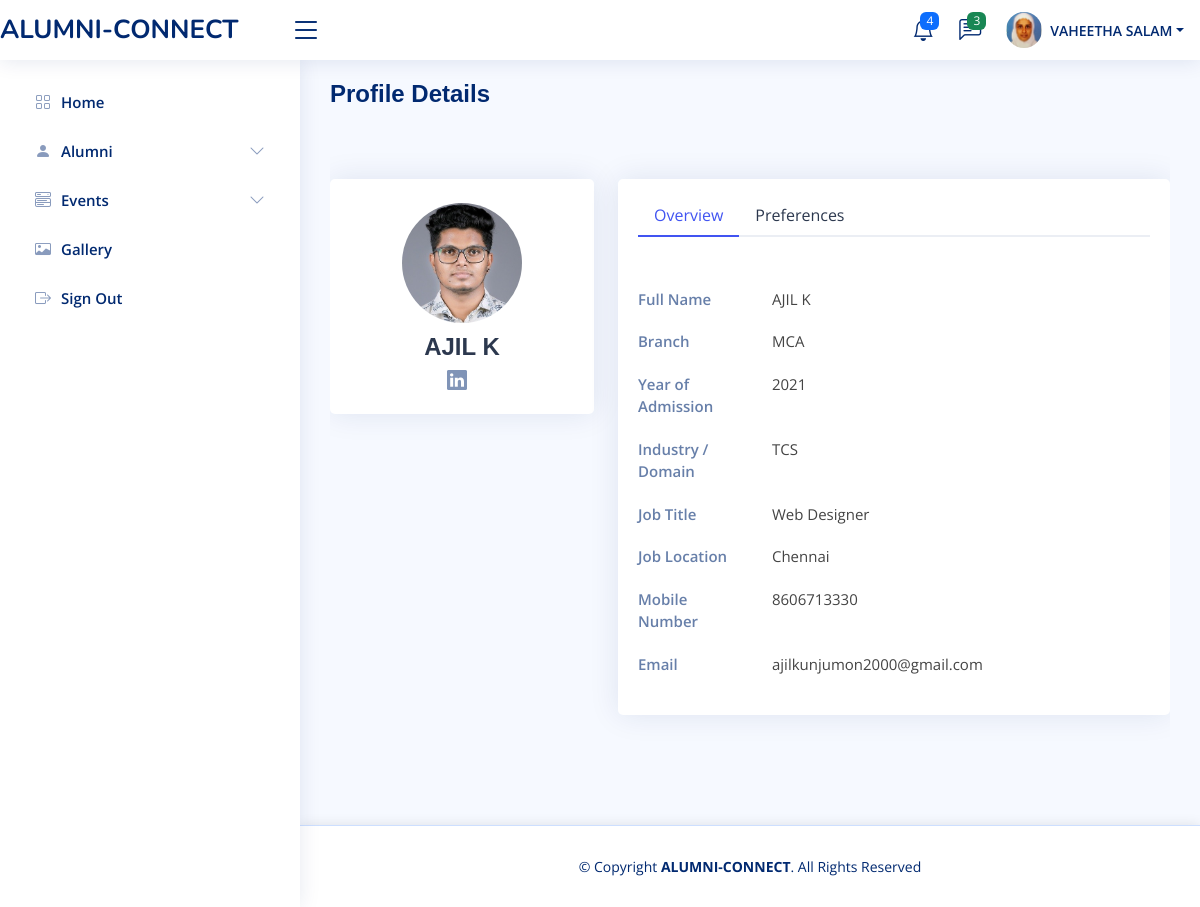
The app's page /alumnis/viewAlumni/ajilkunjumon2000@gmail.com (signed in) with its own data.
### alumnis/models.py (models this page shows)
class Faculty(models.Model):
  fname = models.CharField(max_length=255,default="")
  lname = models.CharField(max_length=255,default="")
  email = models.CharField(max_length=255)
  mobile = models.IntegerField(default=0)
  password = models.CharField(max_length=255)
  access = models.IntegerField(default=0)
  proPic = models.ImageField(upload_to='FacultyProPic/',default="")
  penNumber = models.IntegerField(default=0)

class AlumniProPic(models.Model):
  proPic = models.ImageField(upload_to='alumniProPic/')
  email = models.CharField(max_length=255,primary_key=True, default="")

class Alumnis(models.Model):
  fname = models.CharField(max_length=255,default="")
  lname = models.CharField(max_length=255,default="")
  email = models.CharField(max_length=255,primary_key=True)
  branch = models.CharField(max_length=255,default="")
  yoa = models.IntegerField(default=0)
  mobile = models.IntegerField(default=0)
  password = models.CharField(max_length=255)
  otp = models.IntegerField(default=0)
  verified = models.IntegerField(default=0)
  profile = models.IntegerField(default=0)

class AlumniProfile(models.Model):
  email = models.CharField(max_length=255,primary_key=True)
  specialization = models.CharField(max_length=255,default="")
  linkedID = models.CharField(max_length=255,default="")
  industry = models.CharField(max_length=255,default="")
  position = models.CharField(max_length=255,default="")
  location = models.CharField(max_length=255,default="")
  gf = models.IntegerField(default=0)
  cs = models.IntegerField(default=0)
  fi = models.IntegerField(default=0)
  research = models.IntegerField(default=0)
  fdp = models.IntegerField(default=0)
  mdp = models.IntegerField(default=0)
  iv = models.IntegerField(default=0)
  buddySys = models.IntegerField(default=0)
  consulting = models.IntegerField(default=0)
  sip = models.IntegerField(default=0)
  placements = models.IntegerField(default=0)
  ic = models.IntegerField(default=0)
  lps = models.IntegerField(default=0)
  csr = models.IntegerField(default=0)
  ssp = models.IntegerField(default=0)
  se = models.IntegerField(default=0)

### alumnis/views.py (the view)
# urls.py: path('viewAlumni/<str:email>', views.viewAlumni, name="viewAlumni"),
def viewAlumni(request,email):
  if 'email' in request.session:
    a=request.session.get('email')
    user = Faculty.objects.filter(email=a).values()
    pic = AlumniProPic.objects.filter(email=email).values()
    al = Alumnis.objects.filter(email=email).values()
    alumniDetails = AlumniProfile.objects.filter(email=email).values()
    template = loader.get_template('AdminAlumniPro.html')
    context = {
    'myFaculty': user,'pic' : pic,'details':alumniDetails,'alumni':al,
  }
    return HttpResponse(template.render(context, request))
  else:
    return redirect('index')

### alumnis/templates/AdminAlumniPro.html (shortened to what this page needs)
<!DOCTYPE html>
<html lang="en">
<head>
    {% load static %}
  <link href="{% static 'assets2/vendor/bootstrap/css/bootstrap.min.css' %}" rel="stylesheet">
  <link href="{% static 'assets2/vendor/bootstrap-icons/bootstrap-icons.css' %}" rel="stylesheet">
  <link href="{% static 'assets2/vendor/boxicons/css/boxicons.min.css' %}" rel="stylesheet">
  <link href="{% static 'assets2/vendor/quill/quill.snow.css' %}" rel="stylesheet">
  <link href="{% static 'assets2/vendor/quill/quill.bubble.css' %}" rel="stylesheet">
  <link href="{% static 'assets2/vendor/remixicon/remixicon.css' %}" rel="stylesheet">
  <link href="{% static 'assets2/vendor/simple-datatables/style.css' %}" rel="stylesheet">
  <link href="{% static 'assets2/css/style.css' %}" rel="stylesheet">
  <link href="{% static 'assets/css/style.css' %}" rel="stylesheet">
</head>
<body>
  {% include 'AdminHeader.html' %}
  {% include 'AdminSidebar.html' %}
  <main id="main" class="main">
    <div class="pagetitle">
      <h1>Profile Details</h1>
    </div>
    <section class="section profile">
      <div class="row">
        <div class="col-xl-4">
          <div class="card">
            <div class="card-body profile-card pt-4 d-flex flex-column align-items-center">
              {% if pic.0.proPic %}
                <img src="{% static 'media/' %}{{ pic.0.proPic }}"  alt="Profile" class="rounded-circle">
              {% else %}
                <img src="{% static 'assets2/img/profile-img.jpg' %}" alt="Profile" class="rounded-circle">
              {% endif %}
              <h2>{{ alumni.0.fname }} {{ alumni.0.lname }}</h2>
              <div class="social-links mt-2">
                <a href="{{ details.0.linkedID }}" target="_blank" class="linkedin"><i class="bi bi-linkedin"></i></a>
              </div>
            </div>
          </div>
        </div>
        <div class="col-xl-8">
          <div class="card">
            <div class="card-body pt-3">
              <ul class="nav nav-tabs nav-tabs-bordered">
                <li class="nav-item">
                  <button class="nav-link active" data-bs-toggle="tab" data-bs-target="#profile-overview">Overview</button>
                </li>
                <li class="nav-item">
                  <button class="nav-link" data-bs-toggle="tab" data-bs-target="#profile-settings">Preferences</button>
                </li>
              </ul>
              <div class="tab-content pt-2">
                <div class="tab-pane fade show active profile-overview" id="profile-overview">
                  <h5 class="card-title"></h5>
                  <div class="row">
                    <div class="col-lg-3 col-md-4 label ">Full Name</div>
                    <div class="col-lg-9 col-md-8">{{ alumni.0.fname }} {{ alumni.0.lname }}</div>
                  </div>
                  <div class="row">
                    <div class="col-lg-3 col-md-4 label ">Branch</div>
                    <div class="col-lg-9 col-md-8">{{ alumni.0.branch }}</div>
                  </div>
                  <div class="row">
                    <div class="col-lg-3 col-md-4 label ">Year of Admission</div>
                    <div class="col-lg-9 col-md-8">{{ alumni.0.yoa }}</div>
                  </div>
                  <div class="row">
                    <div class="col-lg-3 col-md-4 label">Industry / Domain</div>
                    <div class="col-lg-9 col-md-8">{{ details.0.industry }}</div>
                  </div>
                  <div class="row">
                    <div class="col-lg-3 col-md-4 label">Job Title</div>
                    <div class="col-lg-9 col-md-8">{{ details.0.position }}</div>
                  </div>
                  <div class="row">
                    <div class="col-lg-3 col-md-4 label">Job Location</div>
                    <div class="col-lg-9 col-md-8">{{ details.0.location }}</div>
                  </div>
                  <div class="row">
                    <div class="col-lg-3 col-md-4 label">Mobile Number</div>
                    <div class="col-lg-9 col-md-8">{{ alumni.0.mobile }}</div>
                  </div>
                  <div class="row">
                    <div class="col-lg-3 col-md-4 label">Email</div>
                    <div class="col-lg-9 col-md-8">{{ alumni.0.email }}</div>
                  </div>
                </div>
              </div>
            </div>
          </div>
        </div>
      </div>
    </section>
</main>
  <footer id="footer" class="footer">
    <div class="copyright">
      &copy; Copyright <strong><span>ALUMNI-CONNECT</span></strong>. All Rights Reserved
    </div>
  </footer>
</body>
</html>

### alumnis/templates/AdminHeader.html (shortened to what this page needs)
  {% load static %}
<header id="header" class="header fixed-top d-flex align-items-center">
    <div class="d-flex align-items-center justify-content-between">
      <a href="../" class="logo d-flex align-items-center">
        <span class="d-none d-lg-block">ALUMNI-CONNECT</span>
      </a>
      <i class="bi bi-list toggle-sidebar-btn"></i>
    </div>
    <nav class="header-nav ms-auto">
      <ul class="d-flex align-items-center">
        <li class="nav-item dropdown">
          <a class="nav-link nav-icon" href="#" data-bs-toggle="dropdown">
            <i class="bi bi-bell"></i>
            <span class="badge bg-primary badge-number">4</span>
          </a>
        </li>
        <li class="nav-item dropdown">
          <a class="nav-link nav-icon" href="#" data-bs-toggle="dropdown">
            <i class="bi bi-chat-left-text"></i>
            <span class="badge bg-success badge-number">3</span>
          </a>
        </li>
        <li class="nav-item dropdown pe-3">
          <a class="nav-link nav-profile d-flex align-items-center pe-0" href="#" data-bs-toggle="dropdown">
            {% if myFaculty.0.proPic %}
              <img src="{% static 'media/' %}{{ myFaculty.0.proPic }}" alt="Profile" class="rounded-circle">
            {% else %}
              <img src="{% static 'assets2/img/profile-img.jpg' %}" alt="Profile" class="rounded-circle">
            {% endif %}
            <span class="d-none d-md-block dropdown-toggle ps-2">{{ myFaculty.0.fname | upper }} {{ myFaculty.0.lname | upper }}</span>
          </a>
        </li>
      </ul>
    </nav>
  </header>

### alumnis/static/assets2/css/style.css (style rules this page uses)
:root { scroll-behavior: smooth; }
body { font-family: "Open Sans", sans-serif; background: #f6f9ff; color: #444444; }
a { color: #4154f1; text-decoration: none; }
h1, h2, h3, h4, h5, h6 { font-family: "Nunito", sans-serif; }
#main { margin-top: 60px; padding: 20px 30px; transition: all 0.3s; }
.pagetitle { margin-bottom: 10px; }
.pagetitle h1 { font-size: 24px; margin-bottom: 0; font-weight: 600; color: #012970; }
.card { margin-bottom: 30px; border: none; border-radius: 5px; box-shadow: 0px 0 30px rgba(1, 41, 112, 0.1); }
.card-title { padding: 20px 0 15px 0; font-size: 18px; font-weight: 500; color: #012970; font-family: "Poppins", sans-serif; }
.card-body { padding: 0 20px 20px 20px; }
.nav-tabs-bordered { border-bottom: 2px solid #ebeef4; }
.nav-tabs-bordered .nav-link { margin-bottom: -2px; border: none; color: #2c384e; }
.nav-tabs-bordered .nav-link.active { background-color: #fff; color: #4154f1; border-bottom: 2px solid #4154f1; }
.logo { line-height: 1; }
@media (min-width: 1200px) { .logo { width: 280px; } }
.logo span { font-size: 26px; font-weight: 700; color: #012970; font-family: "Nunito", sans-serif; }
.header { transition: all 0.5s; z-index: 997; height: 60px; box-shadow: 0px 2px 20px rgba(1, 41, 112, 0.1); background-color: #fff; padding-left: 20px; }
.header .toggle-sidebar-btn { font-size: 32px; padding-left: 10px; cursor: pointer; color: #012970; }
.header-nav ul { list-style: none; }
.header-nav>ul { margin: 0; padding: 0; }
.header-nav .nav-icon { font-size: 22px; color: #012970; margin-right: 25px; position: relative; }
.header-nav .nav-profile { color: #012970; }
.header-nav .nav-profile img { max-height: 36px; }
.header-nav .nav-profile span { font-size: 14px; font-weight: 600; }
.header-nav .badge-number { position: absolute; inset: -2px -5px auto auto; font-weight: normal; font-size: 12px; padding: 3px 6px; }
@media (min-width: 1200px) { #main, #footer { margin-left: 300px; } }
.profile .profile-card img { max-width: 120px; }
.profile .profile-card h2 { font-size: 24px; font-weight: 700; color: #2c384e; margin: 10px 0 0 0; }
.profile .profile-card .social-links a { font-size: 20px; display: inline-block; color: rgba(1, 41, 112, 0.5); line-height: 0; margin-right: 10px; transition: 0.3s; }
.profile .profile-overview .row { margin-bottom: 20px; font-size: 15px; }
.profile .profile-overview .card-title { color: #012970; }
.profile .profile-overview .label { font-weight: 600; color: rgba(1, 41, 112, 0.6); }
.footer { padding: 20px 0; font-size: 14px; transition: all 0.3s; border-top: 1px solid #cddfff; }
.footer .copyright { text-align: center; color: #012970; }

### alumnis/static/assets/css/style.css (style rules this page uses)
body { font-family: "Open Sans", sans-serif; color: #444444; }
a { color: #3498db; text-decoration: none; }
h1 { font-family: Verdana, Geneva, Tahoma, sans-serif; }
h2, h3, h4, h5, h6 { font-family: "Raleway", sans-serif; }
#header { z-index: 997; transition: all 0.5s; padding: 22px 0; background: #fff; }
section { padding: 60px 0; overflow: hidden; }
#footer { background: #fff; box-shadow: 0px 0px 12px 0px rgba(0, 0, 0, 0.1); padding: 30px 0; color: #222222; font-size: 14px; }

### records on screen
Faculty: proPic (picture), fname "VAHEETHA", lname "SALAM"
AlumniProPic: proPic (picture)
Alumnis: fname "AJIL", branch "MCA", email "ajilkunjumon2000@gmail.com"
AlumniProfile: industry "TCS", position "Web Designer", location "Chennai"

### other values on screen
{{ alumni.0.lname }} "K"
{{ alumni.0.yoa }} "2021"
{{ alumni.0.mobile }} "8606713330"
